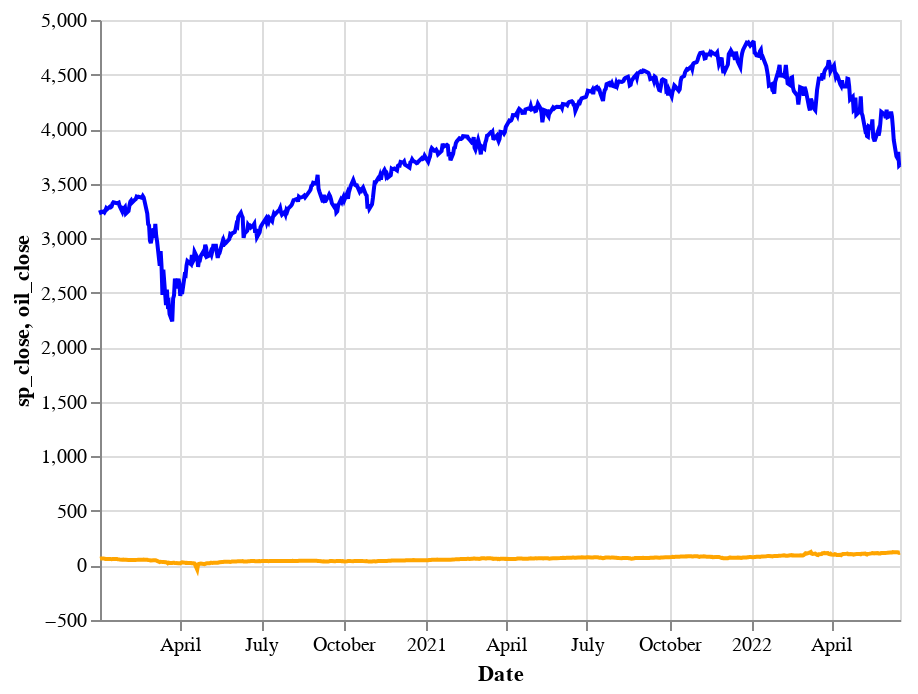

Write notebook code for a chart like this one.
### Code cell
base = alt.Chart(sp_trim).encode(x='Date:T')

alt.layer(
    base.mark_line(color='blue').encode(y='sp_close:Q'),
    base.mark_line(color='orange').encode(y='oil_close:Q')
)

### Figure 1 — Vega-Lite specification as saved in the notebook (floating-point values rounded to 4 significant figures; data arrays with more than 128 entries replaced by an {"elided": "..."} marker saying what was removed)
{"config": {"view": {"continuousWidth": 400, "continuousHeight": 300}}, "layer": [{"mark": {"type": "line", "color": "blue"}, "encoding": {"x": {"field": "Date", "type": "temporal"}, "y": {"field": "sp_close", "type": "quantitative"}}}, {"mark": {"type": "line", "color": "orange"}, "encoding": {"x": {"field": "Date", "type": "temporal"}, "y": {"field": "oil_close", "type": "quantitative"}}}], "data": {"name": "data-18619b00bbc4c195b9b6de3fc4490a04"}, "$schema": "https://vega.github.io/schema/vega-lite/v4.17.0.json", "datasets": {"data-18619b00bbc4c195b9b6de3fc4490a04": {"elided": "621 records"}}}
